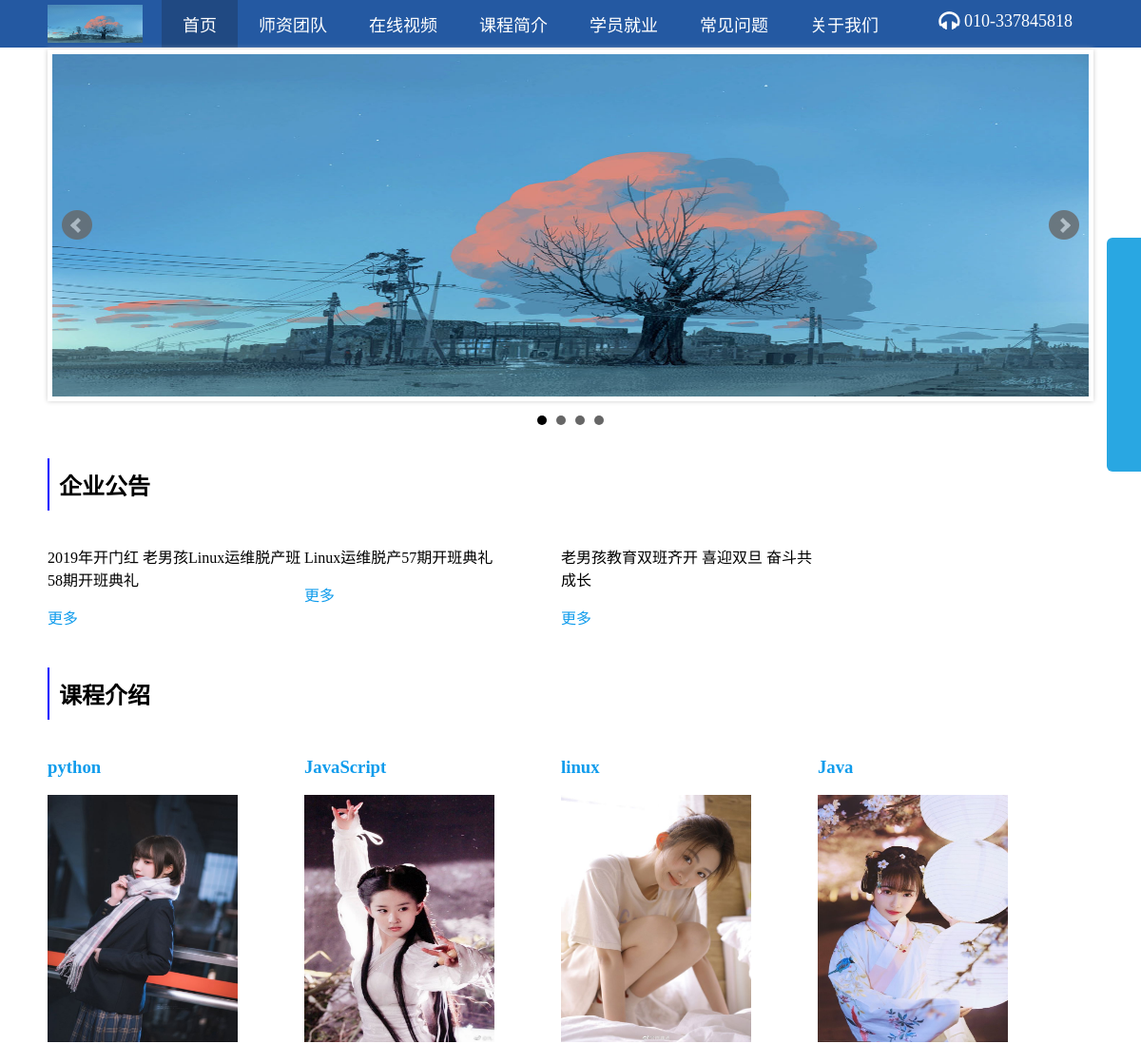
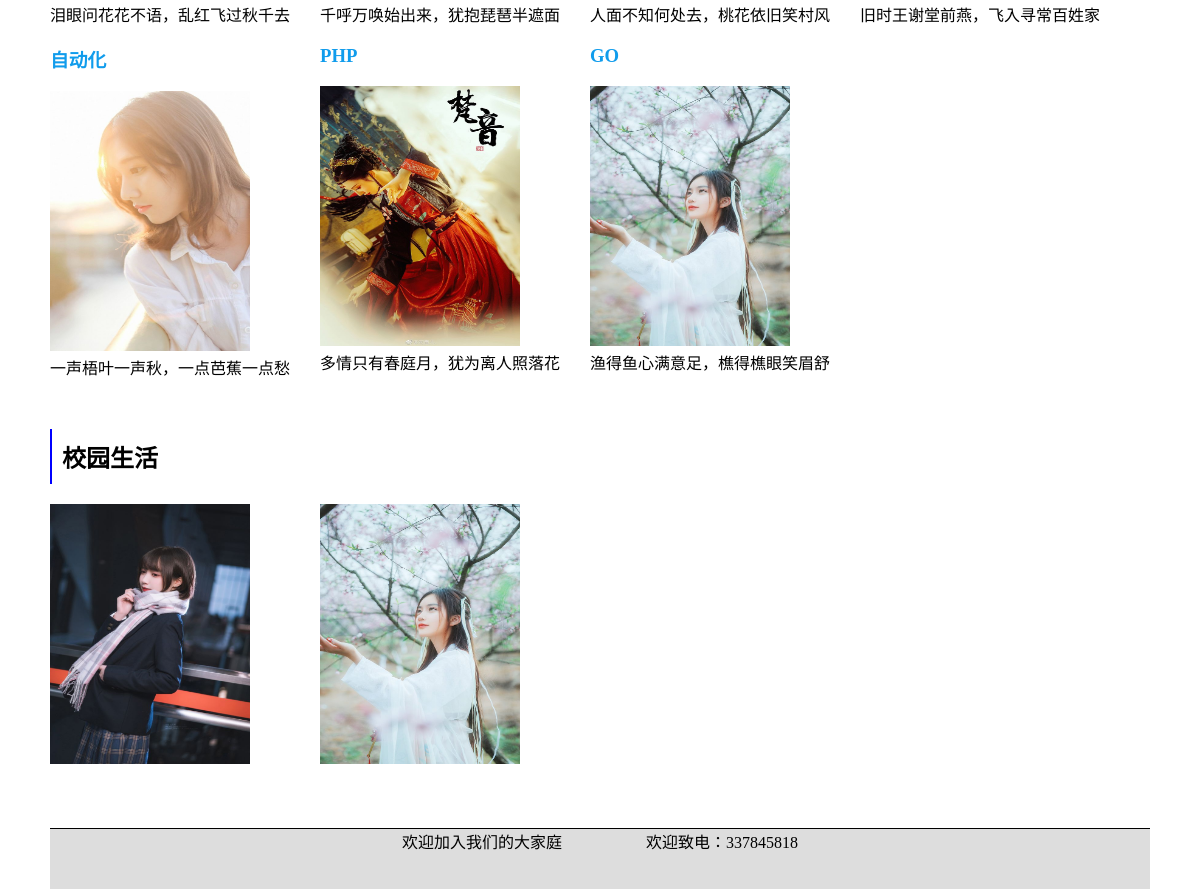
The page /index.html on the database its author committed (2 pictures, top to bottom).
### oldboy/models.py (models this page shows, shortened)
class SlideShow(models.Model):
    name = models.CharField(max_length=32,verbose_name='图片名称',unique=True)
    img = models.ImageField(upload_to='static/img/sliders',verbose_name='图片路径')
    target = models.CharField(max_length=256,verbose_name='跳转路径')
    status = models.IntegerField(
        choices=[(1,'上线'),(2,'下线')],
        verbose_name='状态',
        default=1
    )
    weight = models.IntegerField(verbose_name='权重')
    create_date = models.DateTimeField(auto_now_add=True)#默认当前时间
    class Meta:
        verbose_name_plural = '轮播图'  #admin显示表名

class Notice(models.Model):
    title = models.CharField(max_length=32,verbose_name='标题')
    summary = models.CharField(max_length=150, verbose_name='简介')
    detail = models.TextField(max_length=1000, verbose_name='详细')
    weight = models.IntegerField(verbose_name='权重', default=0)
    status_choice = [(1, '上线'), (2, '下线')]
    status = models.IntegerField(
        choices=status_choice,
        verbose_name='状态',
        default=1
    )
    class Meta:
        verbose_name_plural = '最新公告'

class Course(models.Model):
    name = models.CharField(max_length=32,verbose_name='课程',unique=True)
    summary = models.CharField(max_length=150,verbose_name='简介')
    img = models.ImageField(upload_to='static/img/course', verbose_name='图片路径')
    status_choice = [(1, '上线'), (2, '下线')]
    status = models.IntegerField(
        choices=status_choice,
        verbose_name='状态',
        default=1
    )
    weight = models.IntegerField(verbose_name='权重')
    class Meta:
        verbose_name_plural = '课程'

### oldboy/views.py (the view)
# urls.py: url(r'^index.html$', views.index),
def index(request):
    slider_obj = SlideShow.objects.all()
    course_obj = Course.objects.all()
    notice_obj = Notice.objects.all()
    return render(request,'index.html',locals())

### templates/index.html (shortened to what this page needs)
<!DOCTYPE html>
<html lang="en">
<head>
    {% load staticfiles %}
    <link rel="stylesheet" href="/static/css/qq.css"/>
    <link rel="stylesheet" href="{% static 'css/default_style.css' %}"/>
    <link rel="stylesheet" href="{% static 'plugins/bxslider/dist/jquery.bxslider.css' %}"/>
    <link rel="stylesheet" href="{% static 'plugins/font-awesome/css/font-awesome.css' %}"/>
</head>
<body>
<div class="pg-header">
    <div class="w">
        <div><a><img src="static/img/sliders/1.jpg" class="logo"></a></div>
        <div><a href="/index.html" class="head-title active" style="margin-left: 20px" >首页</a></div>
        <div><a href="/teachers.html" class="head-title">师资团队</a></div>
        <div><a href="/video2-0-0-0.html" class="head-title">在线视频</a></div>
        <div><a href="/course.html" class="head-title">课程简介</a></div>
        <div><a href="/students.html" class="head-title">学员就业</a></div>
        <div><a href="#" class="head-title">常见问题</a></div>
        <div><a href="/aboutUs.html" class="head-title">关于我们</a></div>
        <div class="head-title" style="float: right;">
            <i class="fa fa-headphones fa-lg" aria-hidden="true"></i>
            010-337845818
        </div>
    </div>
</div>
<div class="pg-body">
    <div class="w">
        {% block pg-body %}
            <div class="slider">
                {% for row in slider_obj %}
                    <div>
                        <a href="{{ row.target }}"><img src="{{ row.img }}" class="img"></a>
                    </div>
                {% endfor %}
            </div>
            <div class="course">
                <h2 class="course-title">企业公告</h2>
                {% for row in notice_obj %}
                    <div style="width: 270px;float: left;">
                        <p>{{ row.title }}</p>
                        <p><a href="#">更多</a></p>
                    </div>
                {% endfor %}
            </div>
            <div class="course">
                <h2 class="course-title">课程介绍</h2>
                {% for row in course_obj %}
                    <div style="width: 270px;float: left;">
                        <a href="#">
                            <h3>{{ row.name }}</h3>
                            <img src="{{ row.img }}" class="course-img">
                        </a>
                        <div>{{ row.summary }}</div>
                    </div>
                {% endfor %}
            </div>
            <div class="course" style="padding: 30px 0">
                <h2 class="course-title">校园生活</h2>
                <div style="width: 270px;float: left;">
                    <img src="/static/img/course/1.jpg" class="course-img"/>
                </div>
                <div style="width: 270px;float: left;">
                    <img src="/static/img/course/7.jpg" class="course-img"/>
                </div>
            </div>
        {% endblock %}
    </div>
</div>
<div class="pg-footer">
    <div class="w">
        <div class="footer-blank"></div>
        <div class="footer-content">
            <span>欢迎加入我们的大家庭</span>
            <span>欢迎致电：337845818</span>
        </div>
    </div>
</div>
<div class="qq">
    <div id="floatTools" class="rides-cs" style="height:246px;">
        <div class="floatL">
            <a id="aFloatTools_Show" class="btnOpen" title="查看在线客服" style="top:20px;display:block"
               href="javascript:void(0);">展开</a>
        </div>
    </div>
</div>
</body>
</html>

### static/css/qq.css (style rules this page uses)
img { border:0; }
.rides-cs { font-size: 12px; background:#29a7e2; position: fixed; top: 250px; right: 0; _position: absolute; z-index: 1500; border-radius:6px 0px 0 6px; }
.rides-cs a { color: #00A0E9; }
.rides-cs .floatL { width: 36px; float:left; position: relative; z-index:1;margin-top: 21px;height: 181px; }
.rides-cs .floatL a { font-size:0; text-indent: -999em; display: block; }
.rides-cs .btnOpen, .rides-cs .btnCtn { position: relative; z-index:9; top:25px; left: 0; background-image: url(http://demo.lanrenzhijia.com/2014/service1031/images/lanrenzhijia.png); background-repeat: no-repeat; display:block; height: 146px; padding: 8px; }
.rides-cs .btnOpen { background-position: 0 0; }

### static/css/default_style.css (style rules this page uses)
body { margin: 0; }
.pg-header { height: 50px; background-color: #2459a2; }
.head-title { color: white; padding: 12px 22px; float: left; font-size: 18px; cursor: pointer; }
.pg-body { width: 1200px; margin: 0 auto; margin-top: 2px; }
.img { height: 300px; }
.course-title { border-left: 2px solid blue; padding: 10px; }
a { text-decoration: none; color: black; cursor: pointer; }

### templates/index.html (style rules this page uses)
.pg-header .w img.logo { height: 40px; width: 100px; float: left; margin-top: 5px; }
.pg-body .w .slider div a img.img { width: 1190px; height: 360px; }
.w { width: 1100px; margin: 0 auto; }
.course-img { height: 260px; width: 200px; }
.pg-footer .w .footer-content { background-color: #dddddd; height: 60px; clear: both; text-align: center; }
.pg-footer .w .footer-content span { padding: 0 40px; }
.pg-footer .w .footer-blank { height: 60px; border-bottom: 1px solid black; clear: both; }
a { color: #109cec; }
.course { height: 200px; clear: both; }
.pg-header .w .head-title.active { color: #fff; background-color: #204982; }

### rows shown on the page
SlideShow: img (picture)
Notice: title "2019年开门红 老男孩Linux运维脱产班58期开班典礼"
Notice: title "Linux运维脱产57期开班典礼"
Notice: title "老男孩教育双班齐开 喜迎双旦 奋斗共成长"
Course: name "python", img (picture), summary "泪眼问花花不语，乱红飞过秋千去"
Course: name "JavaScript", img (picture), summary "千呼万唤始出来，犹抱琵琶半遮面"
Course: name "linux", img (picture), summary "人面不知何处去，桃花依旧笑村风"
Course: name "Java", img (picture), summary "旧时王谢堂前燕，飞入寻常百姓家"
Course: name "自动化", img (picture), summary "一声梧叶一声秋，一点芭蕉一点愁"
Course: name "PHP", img (picture), summary "多情只有春庭月，犹为离人照落花"
Course: name "GO", img (picture), summary "渔得鱼心满意足，樵得樵眼笑眉舒"
